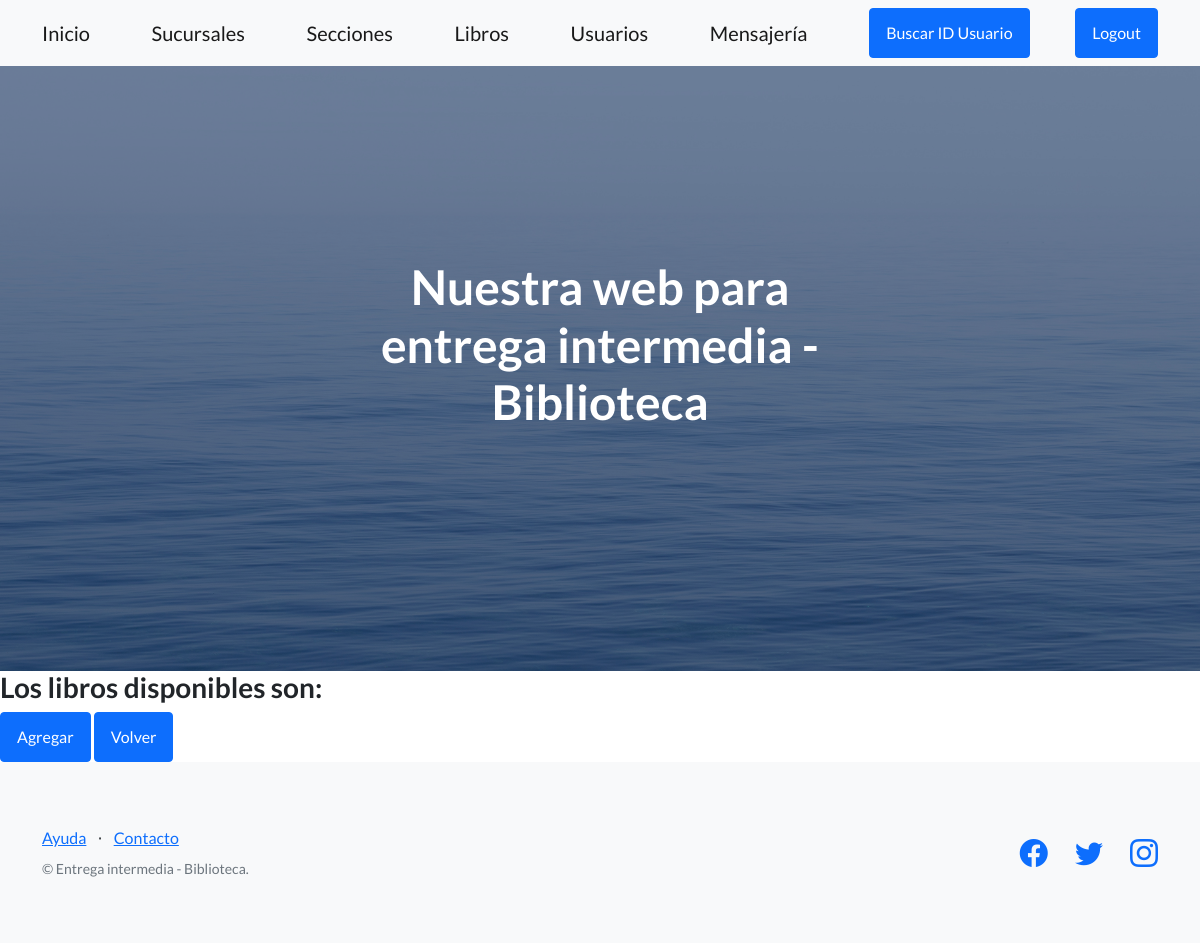
The page /biblioteca/libros on the database as committed earlier.
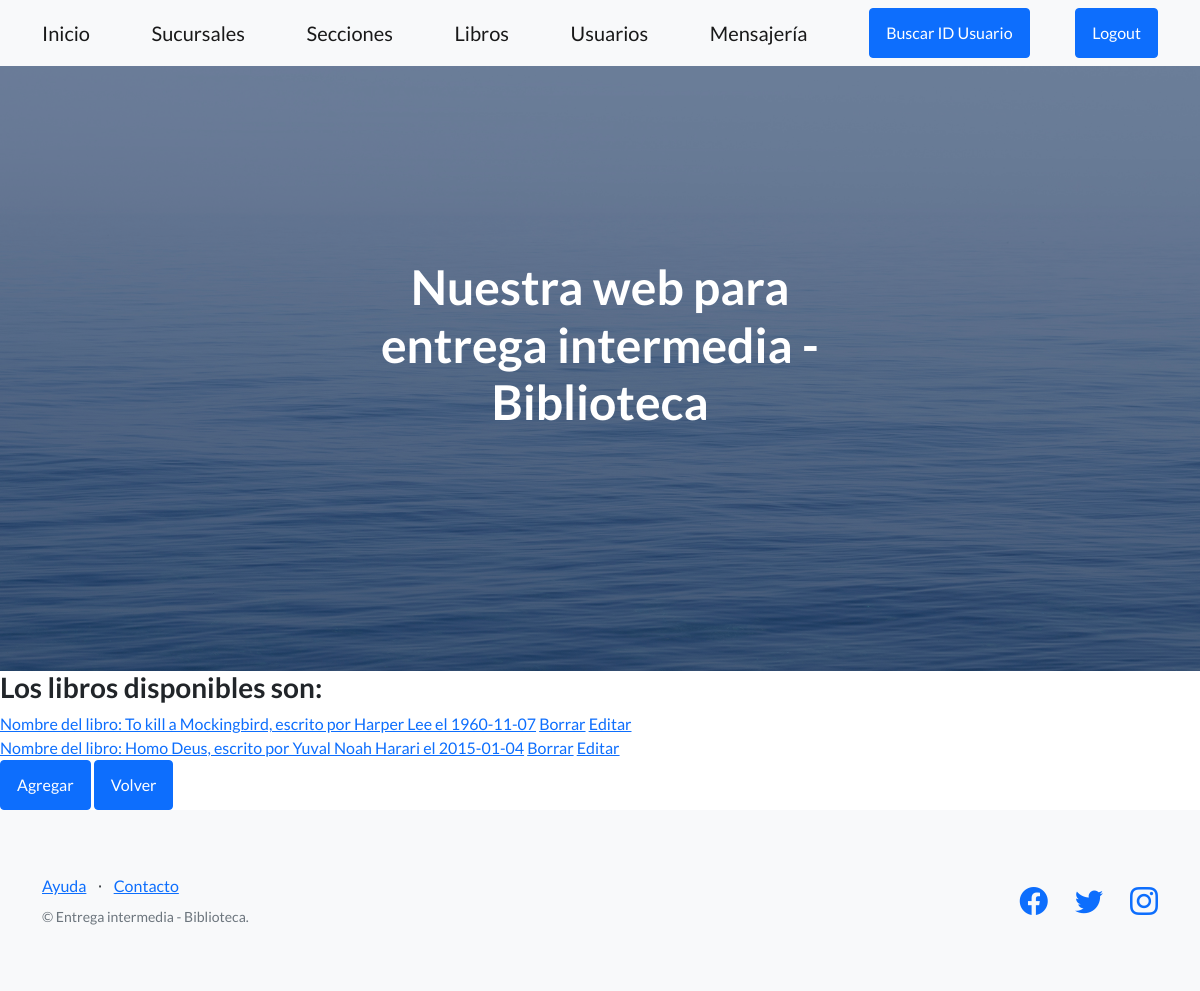
The same page on the database as committed later.
### AppEntrega1/models.py (models this page shows)
class Libro(models.Model):
    titulo = models.CharField(max_length=30, verbose_name='Título completo del libro')
    autor = models.CharField(max_length=50)
    fecha_publicacion = models.DateField()
    editorial = models.TextField(max_length=15)
    disponibilidad = models.BooleanField()
    sitio_oficial = models.URLField()
    def __str__(self):
        return f'Nombre del libro: {self.titulo}, escrito por {self.autor} el {self.fecha_publicacion}'

### AppEntrega1/views.py (the view)
# urls.py: path('libros', LibroListView.as_view(), name = 'libros'),
class LibroListView(ListView):
    model = Libro
    template_name = 'AppEntrega1/libro.html'
    context_object_name = 'libros'

### templates/AppEntrega1/libro.html (shortened to what this page needs)
{% extends 'AppEntrega1/padre.html' %}
{% block contenidoQueCambia %}
    <h3> Los libros disponibles son: </h3>
    {% for libro in libros%}
    <a href="{% url 'libro_view' libro.id %}">{{ libro }}</a>
    <a href="{% url 'libro_delete' libro.id %}">Borrar</a>
    <a href="{% url 'libro_update' libro.id %}">Editar</a>
        <br>
    {% endfor %}
<a class="btn btn-primary" href="{% url 'libro_add' %}"> Agregar </a>
<a class="btn btn-primary" href="{% url 'inicio' %}"> Volver </a>
{% endblock %}

Rows that differ between the two databases and show on the page:
added Libro: titulo+autor+fecha_publicacion "Nombre del libro: To kill a Mockingbird, escrito por Harper Lee el 1960-11-07"
added Libro: titulo+autor+fecha_publicacion "Nombre del libro: Homo Deus, escrito por Yuval Noah Harari el 2015-01-04"
